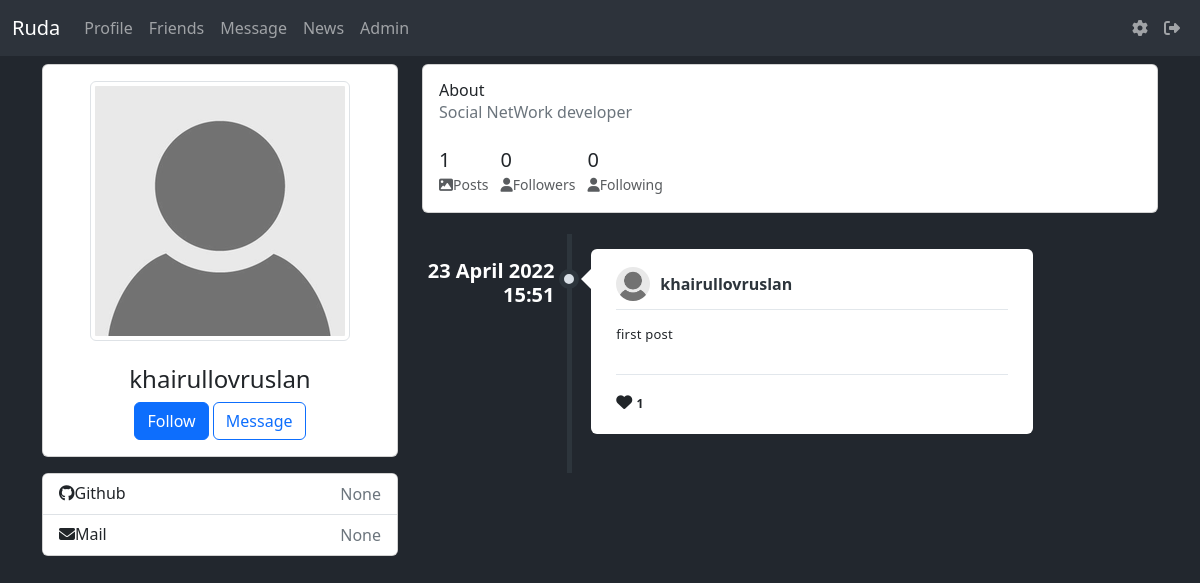
Screenshot of /profile/khairullovruslan (signed in) with the database file from the repository.
### data/users.py (models this page shows, shortened)
class User(SqlAlchemyBase, UserMixin):
    __tablename__ = 'users'
    id = sqlalchemy.Column(sqlalchemy.Integer, primary_key=True, autoincrement=True)
    name = sqlalchemy.Column(sqlalchemy.String, unique=True, nullable=True)
    about = sqlalchemy.Column(sqlalchemy.String, nullable=True, default='write about yourself')
    second_email = sqlalchemy.Column(sqlalchemy.String, nullable=True)
    github = sqlalchemy.Column(sqlalchemy.String, nullable=True)
    image = sqlalchemy.Column(sqlalchemy.String, default="default.jpg")
    email = sqlalchemy.Column(sqlalchemy.String, index=True, unique=True, nullable=True)
    followings = sqlalchemy.Column(sqlalchemy.String, nullable=True, default='')
    followers = sqlalchemy.Column(sqlalchemy.String, nullable=True, default='')
    post_count = sqlalchemy.Column(sqlalchemy.Integer, nullable=True, default=0)
    admin_check = sqlalchemy.Column(sqlalchemy.Integer, default=0)
    hashed_password = sqlalchemy.Column(sqlalchemy.String, nullable=True)
    created_date = sqlalchemy.Column(sqlalchemy.DateTime, default=datetime.datetime.now)

### data/posts.py (models this page shows)
class Posts(SqlAlchemyBase):
    __tablename__ = 'posts'
    id = sqlalchemy.Column(sqlalchemy.Integer,
                           primary_key=True, autoincrement=True)
    content = sqlalchemy.Column(sqlalchemy.String, nullable=True)
    image = sqlalchemy.Column(sqlalchemy.String, nullable=True)
    likes = sqlalchemy.Column(sqlalchemy.String,
                              nullable=True, default='')
    created_date = sqlalchemy.Column(sqlalchemy.DateTime,
                                     default=datetime.datetime.now)
    user_id = sqlalchemy.Column(sqlalchemy.Integer,
                                sqlalchemy.ForeignKey("users.id"))
    user = orm.relation('User')

### main.py (the view, shortened to what this page needs)
@app.route('/profile/<string:name>', methods=['GET', 'POST'])
@login_required
def profile(name):
    db_sess = db_session.create_session()
    if current_user.is_authenticated:
        user = db_sess.query(User).filter(User.name == name).first()
        posts = db_sess.query(Posts).filter(user.id == Posts.user_id)
        number = len(list(posts))
        followings_count = user.followings.split(', ')
        if followings_count[0] == '':
            followings_count = 0
        else:
            followings_count = len(followings_count)
        followers_count = user.followers.split(', ')
        if followers_count[0] == '':
            followers_count = 0
        else:
            followers_count = len(followers_count)
    else:
        return redirect('/')
    return render_template('profile.html', posts=posts, count=number, user=user, followings_count=followings_count,
                           followers_count=followers_count)

### data/db_session.py (called while the page is built)
def create_session() -> Session:
    global __factory
    return __factory()

### main.py (called while the page is built)
@login_manager.user_loader
def load_user(user_id):
    db_sess = db_session.create_session()
    return db_sess.query(User).get(user_id)

### templates/profile.html (shortened to what this page needs)
{% extends "base.html" %}
{% block content %}
<div class="row gutters-sm">
    <div class="col-md-4 mb-3">
        <div class="card">
            <div class="card-body">
                <div class="d-flex flex-column align-items-center text-center">
                    <div class="profile-pic-div mr-3">
                        <form method="post" enctype="multipart/form-data">
                            <img src="../static/avatars/{{user.image}}" id="photo" width="250"
                                 class="rounded mb-2 img-thumbnail" data-bs-toggle="modal"
                                 data-bs-target="#exampleModal">
                        </form>
                    </div>
                    <div class="mt-3">
                        <h4>{{user.name}}</h4>
                        {% if current_user.is_authenticated and (current_user.id == user.id) %}
                        <button class="btn btn-primary" data-bs-toggle="modal"
                                data-bs-target="#exampleModaleditprofile">Edit profile
                        </button>
                        <form method="post" enctype="multipart/form-data">
                            <div class="modal fade" id="exampleModaleditprofile" tabindex="-1"
                                 aria-labelledby="exampleModaleditprofile"
                                 aria-hidden="true">
                                <div class="modal-dialog ">
                                    <div class="modal-content">
                                        <div class="modal-header">
                                            <h5 class="modal-title" id="exampleModaledit">Edit profile</h5>
                                            <button type="button" class="btn-close" data-bs-dismiss="modal"
                                                    aria-label="Закрыть"></button>
                                        </div>
                                        <div class="modal-body bg-dark">
                                            <div class="container-fluid">
                                                <div class="row">
                                                    <div class="form-group">
                                                        <textarea class="form-control" name="about_user" placeholder="About"></textarea>
                                                    </div>
                                                </div>
                                                <br>
                                                <div class="row">
                                                    <div class="form-group">
                                                        <input class="form-control"  placeholder="GitHub account" name="git_hub"
                                                               type="text">
                                                    </div>
                                                </div>
                                                <div class="row">
                                                    <div class="form-group">
                                                        <input class="form-control" placeholder="Contact email"
                                                               name="mail_user" id="contact_email" type="email"
                                                               title="Contact email (format: xxx@xxx.xxx)"
                                                               pattern="[a-zA-Z0-9!#$%&amp;'*+\/=?^_`{|}~.-]+@[a-zA-Z0-9-]+(\.[a-zA-Z0-9-]+)*">
                                                    </div>
                                                </div>
                                                <div class="row" style="width: 20%; padding-top: 5px; margin-left: 80%;">
                                                    <button type="submit" class="btn btn-warning"><i
                                            class="fa-solid fa-chevron-right"></i></button>
                                                </div>
                                            </div>
                                        </div>
                                    </div>
                                </div>
                            </div>
                        </form>
                        {% else %}
                            {% set list1 = user.followers.split(', ') %}
                            {% set user_id_ = current_user.id | string() %}
                            <button class="btn btn-primary" name="follow" id="follow2-button-{{user.id}}" onclick="follow1({{user.id}})">{% if user_id_ in list1 %} Unfollow {% else %} Follow {% endif %}</button>
                            <a type="button" href="/message/{{user.id}}" class="btn btn-outline-primary">Message</a>
                        {% endif %}
                    </div>
                </div>
            </div>
        </div>
        <div class="card mt-3">
            <ul class="list-group list-group-flush">
                <li class="list-group-item d-flex justify-content-between align-items-center flex-wrap">
                    <h6 class="mb-0"><i class="fa-brands fa-github"></i>Github</h6>
                    <span class="text-secondary">{{user.github}}</span>
                </li>
                <li class="list-group-item d-flex justify-content-between align-items-center flex-wrap">
                    <h6 class="mb-0"><i class="fa-solid fa-envelope"></i>Mail</h6>
                    <span class="text-secondary">{{user.second_email}}</span>
                </li>
            </ul>
        </div>
    </div>
    <div class="col-md-8">
        <div class="card mb-3">
            <div class="card-body">
                <div class="row-4">
                    <div class="col-sm-3">
                        <h6 class="mb-0">About</h6>
                    </div>
                    <div class="col-sm-9 text-secondary">
                        {{user.about}}
                    </div>
                </div>
                <br>
                <div class="row-2">
                    <div class="col-sm-12">
                        <ul class="list-inline mb-0">
                            <li class="list-inline-item">
                                <h5 class="font-weight-bold mb-0 d-block">{{count}}</h5><small class="text-muted"> <i
                                    class="fas fa-image mr-1"></i>Posts</small>
                            </li>
                            <li class="list-inline-item">
                                <h5 class="font-weight-bold mb-0 d-block">{{followers_count}}</h5><small class="text-muted"> <i
                                    class="fas fa-user mr-1"></i>Followers</small>
                            </li>
                            <li class="list-inline-item">
                                <h5 class="font-weight-bold mb-0 d-block">{{followings_count}}</h5><small class="text-muted"> <i
                                    class="fas fa-user mr-1"></i>Following</small>
                            </li>
                        </ul>
                    </div>
                </div>
            </div>
        </div>
        <div>
            <ul class="timeline">
                {% for item in posts|reverse%}
                <li>
                    <div class="timeline-time">
                        <span class="time" style="color: white;">{{item.created_date.strftime('%d %B %Y')}}</span>
                        <span class="time" style="color: white;">{{item.created_date.strftime('%H:%M')}}</span>
                    </div>
                    <div class="timeline-icon">
                        <a href="javascript:;"></a>
                    </div>
                    <div class="timeline-body">
                        <div class="timeline-header">
                            <span class="userimage"><img src="../static/avatars/{{user.image}}" alt=""></span>
                            <span class="username">{{user.name}}</span>
                        </div>
                        <div class="timeline-content">
                            <p>
                                {{item.content}}
                            </p>
                        </div>
                        <div class="timeline-footer">
                            <form method="post" enctype="multipart/form-data">
                                {% set list1 = item.likes.split(', ') %}
                                {% set user_id_ = current_user.id | string() %}
                                    <i
                                      class="{% if user_id_ in list1 %} fa-solid fa-heart text-danger {% else %} fa-solid fa-heart {% endif %}"
                                      id="like-button-{{item.id}}"
                                      onclick="like({{item.id}})"
                                    ></i>
                                <span class="stats-total" id="likes-count-{{item.id}}">{{ item.likes|length }}</span>
                            </form>
                        </div>
                    </div>
                    <br>
                </li>
                {% endfor %}
            </ul>
        </div>
    </div>
</div>
{% endblock %}

### static/css/style.css (style rules this page uses)
img { max-width: 100%; height: auto; }
html body { background-color: #22272e; }
#photo { height: 100%; width: 100%; }
body { min-height: 100vh; overflow-x: hidden }
.timeline { list-style-type: none; margin: 0; padding: 0; position: relative }
.timeline:before { content: ''; position: absolute; top: 5px; bottom: 5px; width: 5px; background: #2d353c; left: 20%; margin-left: -2.5px }
.timeline>li { position: relative; min-height: 50px; padding: 20px 0 }
.timeline .timeline-time { position: absolute; left: 0; width: 18%; text-align: right; top: 30px; color: white; }
.timeline .timeline-time .date, .timeline .timeline-time .time { display: block; font-weight: 600 }
.timeline .timeline-time .time { line-height: 24px; font-size: 20px; color: #242a30 }
.timeline .timeline-icon { left: 15%; position: absolute; width: 10%; text-align: center; top: 40px }
.timeline .timeline-icon a { text-decoration: none; width: 20px; height: 20px; display: inline-block; border-radius: 20px; background: #d9e0e7; line-height: 10px; color: #fff; font-size: 14px; border: 5px solid #2d353c; transition: border-color .2s linear }
.timeline .timeline-body { margin-left: 23%; margin-right: 17%; background: #fff; position: relative; padding: 20px 25px; border-radius: 6px }
.timeline .timeline-body:before { content: ''; display: block; position: absolute; border: 10px solid transparent; border-right-color: #fff; left: -20px; top: 20px }
.timeline .timeline-body>div+div { margin-top: 15px }
.timeline .timeline-body>div+div:last-child { margin-bottom: -20px; padding-bottom: 20px; border-radius: 0 0 6px 6px }
.timeline-header { padding-bottom: 10px; border-bottom: 1px solid #e2e7eb; line-height: 30px }
.timeline-header .userimage { float: left; width: 34px; height: 34px; border-radius: 40px; overflow: hidden; margin: -2px 10px -2px 0 }
.timeline-header .username { font-size: 16px; font-weight: 600 }
.timeline-header .username, .timeline-header .username a { color: #2d353c }
.timeline img { max-width: 100%; display: block }
.timeline-content { letter-spacing: .25px; line-height: 18px; font-size: 13px }
.timeline-content:after, .timeline-content:before { content: ''; display: table; clear: both }
.timeline-footer { background: #fff; border-top: 1px solid #e2e7ec; padding-top: 15px }
.stats-total { display: inline-block; line-height: 20px color: #6d767f; font-weight: 600; font-size: 12px }

### rows the page displays
User: image (placeholder picture), name "khairullovruslan", github "None", second_email "None", about "Social NetWork developer"
Posts: created_date "23 April 2022", created_date "15:51", image (placeholder picture), content "first post", likes|length "1"

### other values shown
{{ count }} "1"
{{ followers_count }} "0"
{{ followings_count }} "0"
